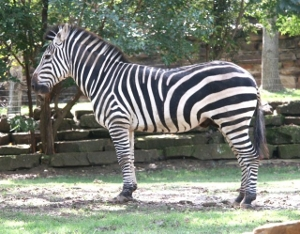
#> input picture pa6/images/zebra.jpg, 300 x 234 px
$ python pa2.py   (older library calls are emulated)
#> lines starting #> are read from the running program, lines starting #| are printed output that depends on the picture
import numpy as np
from scipy import misc, ndimage
import matplotlib.pyplot as plt
import os

def create_filter_bank(save_filter_image=False):
    '''
    1. Prepare filter banks for texture representation
    '''
    # get FIR of gaussian filters
    firimage = np.zeros((45, 45), np.float64)
    firimage[22, 22] = 1

    G2 = ndimage.filters.gaussian_filter(firimage, sigma=2)
    G4 = ndimage.filters.gaussian_filter(firimage, sigma=4)
    G8 = ndimage.filters.gaussian_filter(firimage, sigma=8)

    # generate filter bank
    gradfilter = np.asarray([1, -1])
    filter_bank = (
        ndimage.convolve1d(G2, gradfilter, 1),
        ndimage.convolve1d(G2, gradfilter, 0),
        ndimage.convolve1d(G4, gradfilter, 1),
        ndimage.convolve1d(G4, gradfilter, 0),
        ndimage.convolve1d(G8, gradfilter, 1),
        ndimage.convolve1d(G8, gradfilter, 0),
        G8 - G2,
        G4 - G2
    )

    if save_filter_image:
        # save generated filters
        for i in range(len(filter_bank)):
            imgname = 'filter' + str(i+1) + '.jpg'
            plt.imsave('output/' + imgname, filter_bank[i], cmap=plt.cm.gray, format='jpg')

    return filter_bank


def convolve_filter(image, filter_bank, save_image = False, prefix = ''):
    '''
    2. Perform convolution using the created 8 different filters with the test images
    Measure each pixel's squared filter response per filter
    '''
    filter_response = []

    for i in range(len(filter_bank)):
        # convolution
        filtered = ndimage.convolve(image, filter_bank[i])
        filteredsq = np.square(filtered)
        # Rescale the array values so that its max value becomes 255
        maxv = np.max(np.max(filteredsq))
        filteredsq = filteredsq / maxv * 255
        filter_response.append(filteredsq)
        if (save_image):
            # save the result
            imgname = prefix + str(i+1) + '.jpg'
            plt.imsave('output/' + imgname, filteredsq, format='jpg')
    return filter_response

def texture_comparison(filter_response, save_texture = False, filename=''):
    h, w = filter_response[0].shape
    cx = int(w / 2)
    cy = int(h / 2)
    d = np.zeros((h, w), np.float64)
    # iterate through 8-D vector of each pixel in the image and compute Euclidean distance
    vc = np.asarray([filter_response[i][cy, cx] for i in range(8)])
    for y in range(h):
        for x in range(w):
            vp = np.asarray([filter_response[i][y, x] for i in range(8)])
            d[y, x] = np.linalg.norm(vc - vp)

    # save the result array D as a grayscale image by rescaling it
    maxv = np.max(np.max(d))
    d = d / maxv * 255
    if save_texture:
        plt.imsave('output/' + filename + '.jpg', d, cmap=plt.cm.gray, format='jpg')
    return d

def main():
    '''
    main funtion
    '''
    '''
    0. load zebra.jpg
    '''
    zebra_image = misc.imread('images/zebra.jpg', mode='F')
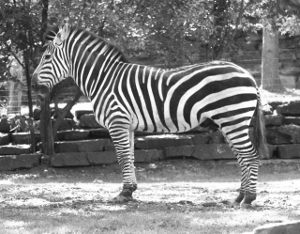
#> zebra_image: shape (234, 300) float32; min 17.05, max 255, mean 127.6
    if not os.path.exists('output'):
        os.makedirs('output')

    '''
    1. Prepare filter banks for texture representation
    '''
    filter_bank = create_filter_bank(True)

    '''
    2. Perform convolution using the created 8 different filters with the test images
    Measure each pixel's squared filter response per filter
    '''
    filter_response = convolve_filter(zebra_image, filter_bank, True, 'zebra_activation')
#> the loop in convolve_filter, `for i in range(len(filter_bank)):` made 8 passes
#> maxv on passes 1 to 8: 1311.2, 1435.7, 161.1, 239.2, 20.03, 50.71, 10847.3, 4871.4
#> pass 1, in convolve_filter, `filtered = ndimage.convolve(image, filter_bank[i])`:
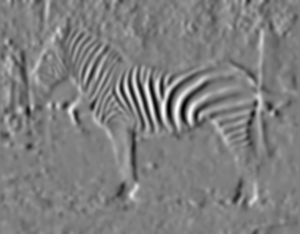
#> filtered: shape (234, 300) float32; min -36.02, max 36.21, mean 0; drawn with min black and max white
#> pass 1, in convolve_filter, `filteredsq = np.square(filtered)`:
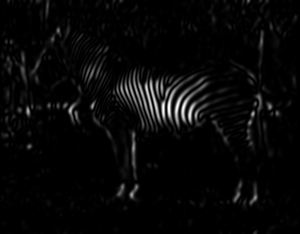
#> filteredsq: shape (234, 300) float32; min 4.52e-36, max 1311.2, mean 41.3; drawn with min black and max white
#> pass 1, in convolve_filter, `plt.imsave('output/' + imgname, filteredsq, format='jpg')`:
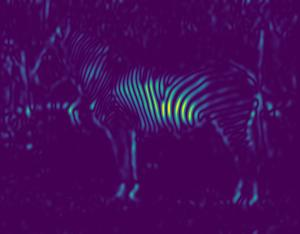
#> saved as zebra_activation1.jpg: shape (234, 300, 3); mean R, G, B 68, 10.2, 89.8
#> after the loop in convolve_filter, `for i in range(len(filter_bank)):`:
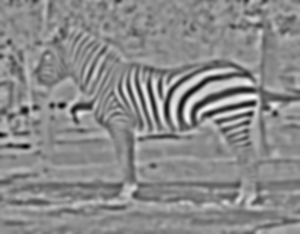
#> filtered: shape (234, 300) float32; min -69.8, max 58.25, mean 0; drawn with min black and max white
#> after the loop in convolve_filter, `for i in range(len(filter_bank)):`:
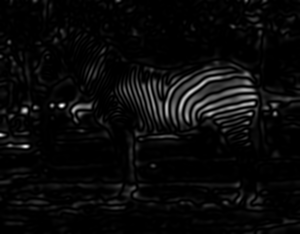
#> filteredsq: shape (234, 300) float32; min 2.94e-10, max 255, mean 10.4
#> after the loop in convolve_filter, `for i in range(len(filter_bank)):`: filter_response = 8 items
#> filter_response = 8 items
    '''
    3. Treat each pixel of the zebra image as a 8-D data, based on its squared filter responses
    Get the 8-D vector of the center pixel of the image. Next, iterate through 8-D vector of each pixel
    in the image, and compare it with the 8-D vector of the center pixel. Compute their Euclidean
    distance, and save them in a new array:
    '''
    texture_comparison(filter_response, True, filename='zebra_texture_comparison')
#> in texture_comparison, `vc = np.asarray([filter_response[i][cy, cx] for i in range(8)])`: vc = [41.99, 15.94, 1.31, 0.809, 14.04, 0.426, 2.78, 13.02]
#> after the loop in texture_comparison, `for y in range(h):`:
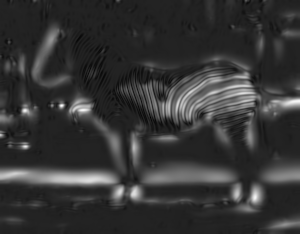
#> d: shape (234, 300) float64; min 0, max 349.1, mean 73.2; drawn with min black and max white
#> in texture_comparison, `maxv = np.max(np.max(d))`: maxv = 349.1

if __name__ == "__main__":
    main()

$ run again, with pa6/images/fish.jpg copied over pa6/images/zebra.jpg
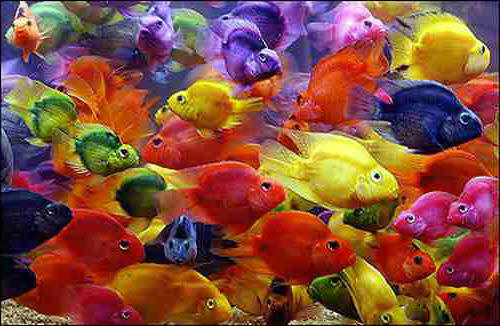
#> input picture pa6/images/fish.jpg, 500 x 326 px
#> the loop in convolve_filter, `for i in range(len(filter_bank)):` made 8 passes
#> maxv on passes 1 to 8: 739.5, 1105, 154.5, 186.2, 26.63, 50.73, 9482.5, 4183.7
#> after the loop in convolve_filter, `for i in range(len(filter_bank)):`:
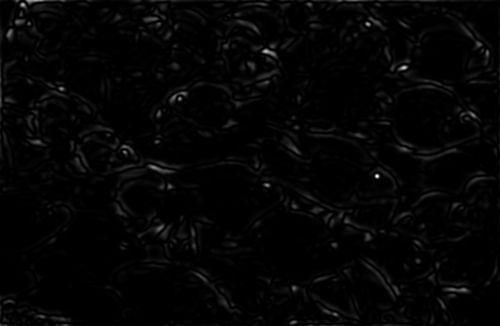
#> filteredsq: shape (326, 500) float32; min 5.02e-10, max 255, mean 4.9
#> after the loop in convolve_filter, `for i in range(len(filter_bank)):`: filter_response = 8 items
#> vc = [3.5, 10.17, 0.997, 25.16, 37.23, 1.75, 5.5, 1.55]
#> after the loop in texture_comparison, `for y in range(h):`:
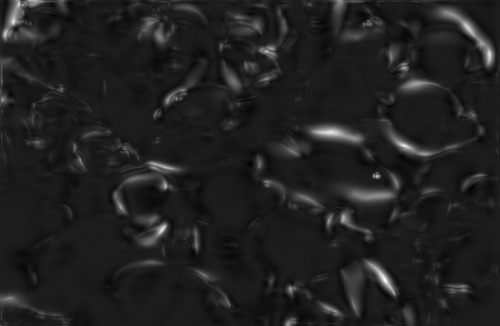
#> d: shape (326, 500) float64; min 0, max 410.1, mean 52.5; drawn with min black and max white
#> in texture_comparison, `maxv = np.max(np.max(d))`: maxv = 410.1
